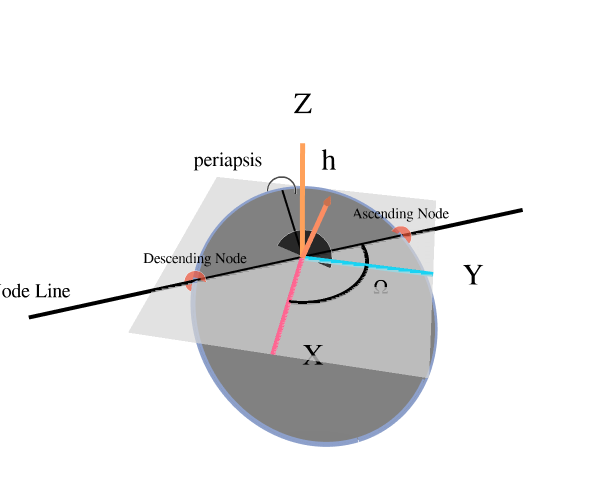

The notebook cell saved with this chart:
### Code cell
data = go.Scatter3d(
    x=rotated[:, 0],
    y=rotated[:, 1],
    z=rotated[:, 2],
    mode="lines",
    line=dict(color=colors["blue"], width=10),
)
d2 = go.Mesh3d(
    x=rotated[:, 0], y=rotated[:, 1], z=rotated[:, 2], color="gray", opacity=1.0
)

d3 = go.Mesh3d(
    x=plane[:, 0], y=plane[:, 1], z=plane[:, 2], opacity=0.7, color="lightgray"
)

d4 = go.Scatter3d(
    x=[0],
    y=[0],
    z=[0],
    mode="markers",
    marker=dict(color="black", size=[40], sizeref=1, sizemode="diameter"),
    text="m1",
    textfont=dict(size=30, family="sans-serif", color="black"),
    textposition="top right",
)
d5 = go.Scatter3d(
    x=[0, 0],
    y=[0, 0],
    z=[0, 100],
    mode="lines+text",
    line={"width": 10},
    text=["", "Z"],
    textfont=dict(size=30, family="sans-serif", color="black"),
    textposition="top center",
)
d6 = go.Scatter3d(
    x=[0, 0],
    y=[0, 100],
    z=[0, 0],
    mode="lines+text",
    line={"width": 10},
    text=["", "Y"],
    textfont=dict(size=30, family="sans-serif", color="black"),
    textposition="middle right",
)
d7 = go.Scatter3d(
    x=[0, 100],
    y=[0, 0],
    z=[0, 0],
    mode="lines+text",
    line={"width": 10},
    text=["", "X"],
    textfont=dict(size=30, family="sans-serif", color="black"),
    textposition="middle right",
)

mid = arc.shape[0] // 2
label = [""] * arc.shape[0]
label[mid] = "i"
arcline = go.Scatter3d(
    x=arc[:, 0],
    y=arc[:, 1],
    z=arc[:, 2],
    mode="lines+text",
    line={"width": 8, "color": "black"},
    text=label,
    textfont=dict(size=30, family="sans-serif", color="black"),
    textposition="top center",
)

arcline_2 = go.Scatter3d(
    x=arc_2[:, 0],
    y=arc_2[:, 1],
    z=arc_2[:, 2],
    mode="lines+text",
    line={"width": 8, "color": "black"},
    text=label,
    textfont=dict(size=20, family="sans-serif", color="black"),
    textposition="middle left",
)

periline = go.Scatter3d(
    x=peri_rot[:, 0],
    y=peri_rot[:, 1],
    z=peri_rot[:, 2],
    mode="lines+markers+text",
    line={"width": 8, "color": "black"},
    marker={"symbol": "circle-open", "size": [0, 20]},
    text=["", "periapsis"],
    textfont=dict(size=20, family="sans-serif", color="black"),
    textposition="top left",
)

nodeline = go.Scatter3d(
    x=node_line[:, 0],
    y=node_line[:, 1],
    z=node_line[:, 2],
    mode="lines+text",
    line={"width": 8, "color": "black"},
    text=["", "Node Line"],
    textfont=dict(size=20, family="sans-serif", color="black"),
    textposition="top center",
)

nodesmarks = go.Scatter3d(
    x=nodes[:, 0],
    y=nodes[:, 1],
    z=nodes[:, 2],
    mode="markers+text",
    marker={"size": [15, 15]},
    text=["Ascending Node", "Descending Node"],
    textfont=dict(size=15, family="sans-serif", color="black"),
    textposition="top center",
)
mid = raan_arc.shape[0] // 2
label = [""] * raan_arc.shape[0]
label[mid] = "Ω"
raanarc = go.Scatter3d(
    x=raan_arc[:, 0],
    y=raan_arc[:, 1],
    z=raan_arc[:, 2],
    mode="lines+text",
    line={"width": 8, "color": "black"},
    text=label,
    textfont=dict(size=20, family="sans-serif", color="black"),
    textposition="middle right",
)

layout = dict(
    width=600,
    height=500,
    autosize=False,
    xaxis={
        "showgrid": False,  # thin lines in the background
        "zeroline": False,  # thick line at x=0
        "visible": False,  # numbers below
    },
    yaxis={
        "showgrid": False,  # thin lines in the background
        "zeroline": False,  # thick line at x=0
        "visible": False,  # numbers below
    },
    scene=dict(
        hovermode=False,
        camera=dict(
            up=dict(
                x=0,
                y=0,
                z=1,
            ),
            eye=dict(
                x=1.0707,
                y=-1.0707,
                z=1,
            ),
        ),
        # aspectratio = dict( x=1, y=1, z=0.7 ),
        aspectmode="manual",
        xaxis={"showgrid": False, "zeroline": False, "visible": False},
        yaxis={"showgrid": False, "zeroline": False, "visible": False},
        zaxis={"showgrid": False, "zeroline": False, "visible": False},
    ),
    showlegend=False,
    margin={"b": 0, "t": 0, "r": 0, "l": 0},
)
fig = go.Figure(layout=layout)

fig.add_trace(data)
fig.add_trace(d2)
fig.add_trace(d3)
fig.add_trace(d4)
fig.add_trace(d5)
fig.add_trace(d6)
fig.add_trace(d7)
arrow(
    start=rot_vec[0, :],
    end=rot_vec[1, :],
    fig=fig,
    line={"width": 10.0, "color": colors["red"]},
    cone={"colorscale": [[0, colors["red"]], [1, colors["red"]]]},
)
# fig.add_trace(arcline)
# fig.add_trace(arcline_2)
fig.add_trace(periline)
fig.add_trace(nodeline)
fig.add_trace(nodesmarks)
fig.add_trace(raanarc)

fig.show()

### Figure 1 — Plotly figure (JSON) as saved in the notebook; plotly's stock layout.template omitted (floating-point values rounded to 4 significant figures; data arrays with more than 128 entries replaced by an {"elided": "..."} marker saying what was removed)
{"data": [{"line": {"color": "rgb(141,160,203)", "width": 10}, "mode": "lines", "type": "scatter3d", "x": {"elided": "629 float values"}, "y": {"elided": "629 float values"}, "z": {"elided": "629 float values"}}, {"color": "gray", "opacity": 1, "type": "mesh3d", "x": {"elided": "629 float values"}, "y": {"elided": "629 float values"}, "z": {"elided": "629 float values"}}, {"color": "lightgray", "opacity": 0.7, "type": "mesh3d", "x": [-100, -100, 100, 100], "y": [-100, 100, -100, 100], "z": [0, 0, 0, 0]}, {"marker": {"color": "black", "size": [40], "sizemode": "diameter", "sizeref": 1}, "mode": "markers", "text": "m1", "textfont": {"color": "black", "family": "sans-serif", "size": 30}, "textposition": "top right", "type": "scatter3d", "x": [0], "y": [0], "z": [0]}, {"line": {"width": 10}, "mode": "lines+text", "text": ["", "Z"], "textfont": {"color": "black", "family": "sans-serif", "size": 30}, "textposition": "top center", "type": "scatter3d", "x": [0, 0], "y": [0, 0], "z": [0, 100]}, {"line": {"width": 10}, "mode": "lines+text", "text": ["", "Y"], "textfont": {"color": "black", "family": "sans-serif", "size": 30}, "textposition": "middle right", "type": "scatter3d", "x": [0, 0], "y": [0, 100], "z": [0, 0]}, {"line": {"width": 10}, "mode": "lines+text", "text": ["", "X"], "textfont": {"color": "black", "family": "sans-serif", "size": 30}, "textposition": "middle right", "type": "scatter3d", "x": [0, 100], "y": [0, 0], "z": [0, 0]}, {"line": {"color": "rgb(252,141,98)", "width": 10}, "mode": "lines+text", "text": ["", "h"], "textfont": {"color": "black", "family": "sans-serif", "size": 30}, "textposition": "top center", "type": "scatter3d", "x": [0, 43.3], "y": [0, 25.0], "z": [0, 86.6]}, {"colorscale": [[0, "rgb(252,141,98)"], [1, "rgb(252,141,98)"]], "showlegend": false, "showscale": false, "sizemode": "absolute", "sizeref": 10, "type": "cone", "u": [4.33], "v": [2.5], "w": [8.66], "x": [42.44], "y": [24.5], "z": [84.87]}, {"line": {"color": "black", "width": 8}, "marker": {"size": [0, 20], "symbol": "circle-open"}, "mode": "lines+markers+text", "text": ["", "periapsis"], "textfont": {"color": "black", "family": "sans-serif", "size": 20}, "textposition": "top left", "type": "scatter3d", "x": [0, -45.0], "y": [0, -25.98], "z": [0, 30]}, {"line": {"color": "black", "width": 8}, "mode": "lines+text", "text": ["", "Node Line"], "textfont": {"color": "black", "family": "sans-serif", "size": 20}, "textposition": "top center", "type": "scatter3d", "x": [-100, 100], "y": [173.2, -173.2], "z": [0, 0]}, {"marker": {"size": [15, 15]}, "mode": "markers+text", "text": ["Ascending Node", "Descending Node"], "textfont": {"color": "black", "family": "sans-serif", "size": 15}, "textposition": "top center", "type": "scatter3d", "x": [-42, 42], "y": [72.75, -72.75], "z": [-1.166e-15, 1.166e-15]}, {"line": {"color": "black", "width": 8}, "mode": "lines+text", "text": {"elided": "210 str values"}, "textfont": {"color": "black", "family": "sans-serif", "size": 20}, "textposition": "middle right", "type": "scatter3d", "x": {"elided": "210 float values"}, "y": {"elided": "210 float values"}, "z": {"elided": "210 int values"}}], "layout": {"autosize": false, "height": 500, "margin": {"b": 0, "l": 0, "r": 0, "t": 0}, "scene": {"aspectmode": "auto", "aspectratio": {"x": 0.9307, "y": 1.48, "z": 0.7261}, "camera": {"center": {"x": 0, "y": 0, "z": 0}, "eye": {"x": 1.384, "y": 0.2736, "z": 1.141}, "projection": {"type": "perspective"}, "up": {"x": 0, "y": 0, "z": 1}}, "hovermode": false, "xaxis": {"showgrid": false, "type": "linear", "visible": false, "zeroline": false}, "yaxis": {"showgrid": false, "type": "linear", "visible": false, "zeroline": false}, "zaxis": {"showgrid": false, "type": "linear", "visible": false, "zeroline": false}}, "showlegend": false, "width": 600, "xaxis": {"showgrid": false, "visible": false, "zeroline": false}, "yaxis": {"showgrid": false, "visible": false, "zeroline": false}}}
